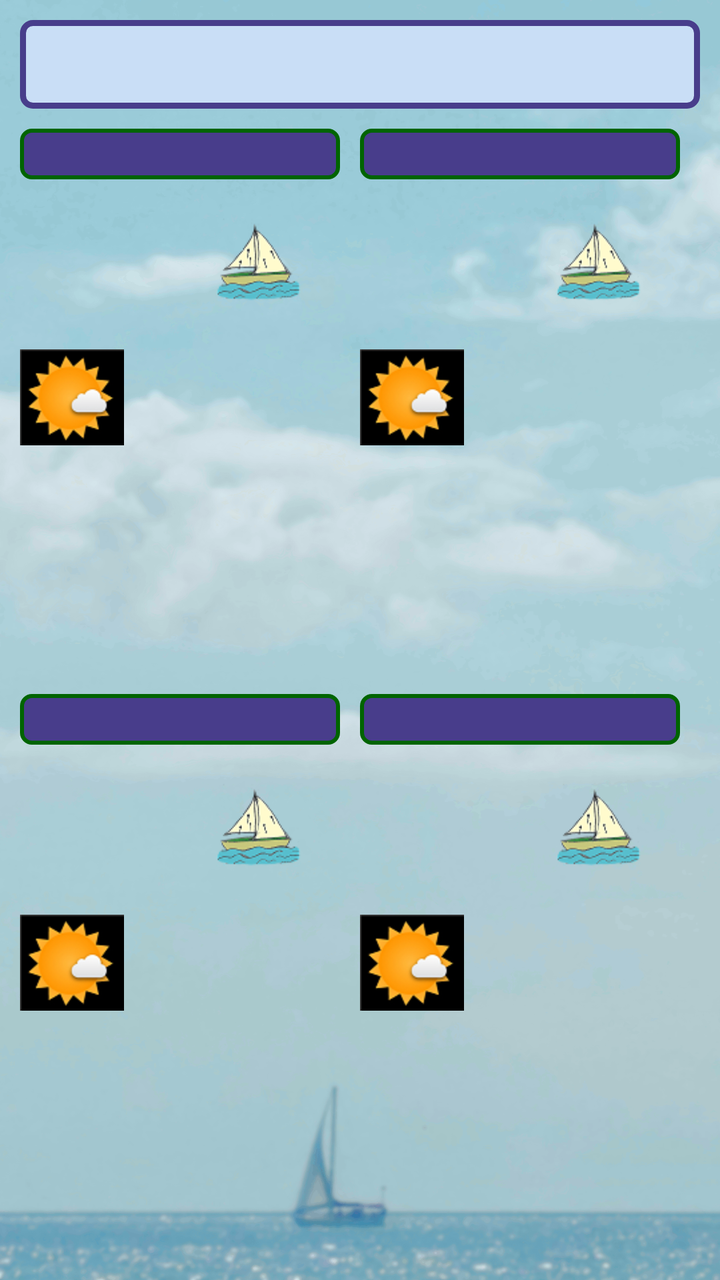
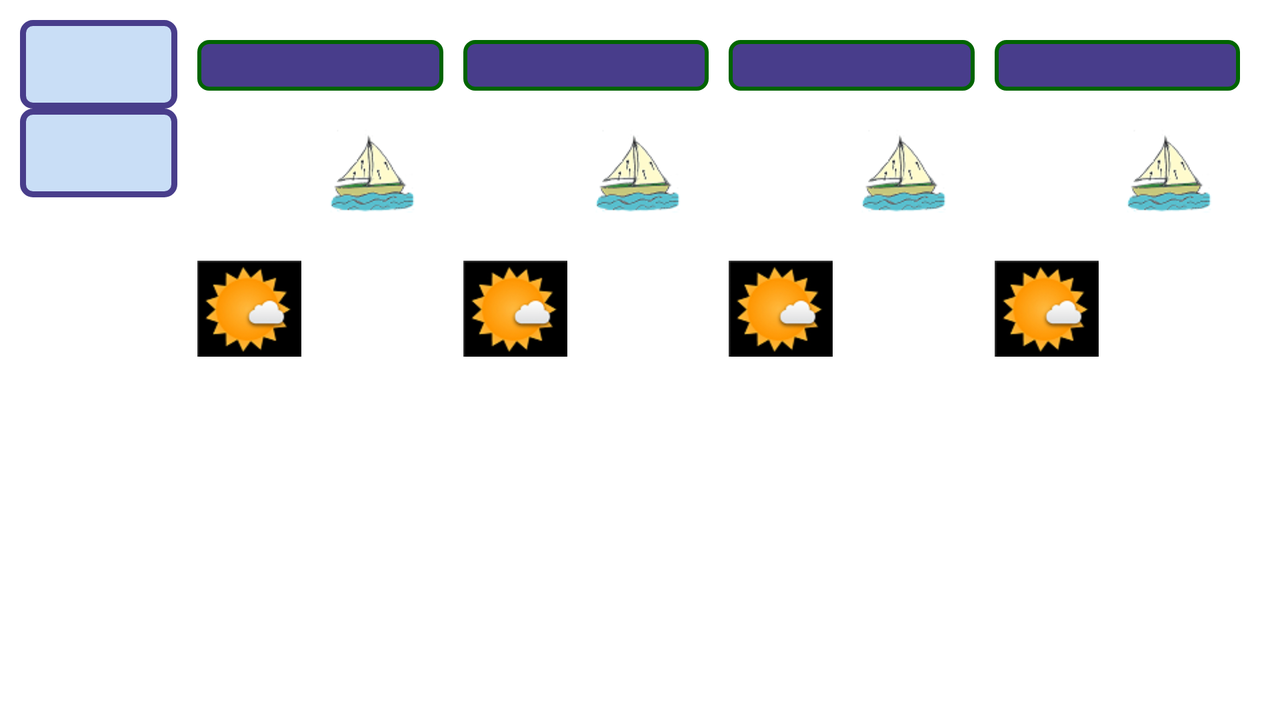

The same Android screen from two of the app's own layout files: first res/layout/ as a phone draws it, then the repository's variant for another configuration, drawn on a device whose configuration selects that folder. Both files follow.
<!-- AndroidManifest.xml: application theme android:Theme.Holo.Light -->
<!-- res/layout/display_weather_min_qg_layout.xml -->
<?xml version="1.0" encoding="utf-8"?>
<LinearLayout xmlns:android="http://schemas.android.com/apk/res/android"
    android:layout_width="match_parent"
    android:layout_height="match_parent"
    android:background="@drawable/weather_bg_1_77"
    android:orientation="vertical" 
    android:paddingTop="10dp"
    android:paddingRight="10dp"
    android:paddingBottom="10dp"
    android:paddingLeft="10dp"  >

    
    <TextView 
        android:id="@+id/cityZip"
        android:layout_width="match_parent"
        android:layout_height="wrap_content"
        android:gravity="center"
        android:ems="12"
        style="@style/TitleText"
        />
    
	
    <LinearLayout 
        android:layout_width="match_parent"
        android:layout_height="wrap_content"
        android:orientation="horizontal"
        android:layout_weight="1" >

	    
	    <LinearLayout 
	        android:layout_width="match_parent"
	        android:layout_height="wrap_content"
            android:orientation="vertical"
	        android:layout_weight="1"
            android:paddingRight="10dp"
            android:paddingTop="10dp" >
	        
        
		    <TextView
		        android:id="@+id/dayOfWeek1"
		        android:layout_width="match_parent"
		        android:layout_height="wrap_content"
		        android:layout_alignParentLeft="true"
		        android:gravity="top"
                style="@style/DateTimeText" >
		    </TextView>
		    
            
            <LinearLayout
                    android:id="@+id/tempnum_windimg"
			        android:layout_width="match_parent"
			        android:layout_height="wrap_content"
			        android:orientation="horizontal"
			        style="@style/InternalPadding" >
            
            <TextView
                android:id="@+id/temp_num1"
                android:layout_width="0.0dip"
                android:layout_height="wrap_content"
                android:layout_weight="1"
                android:ems="10"
                style="@style/TemperatureTextQG" 
                android:paddingTop="10dp" >        
            </TextView>
            
	        <ImageView
                android:id="@+id/wind_image1"
                android:layout_width="wrap_content"
                android:layout_height="wrap_content"
                android:layout_alignParentLeft="true"
                android:layout_centerInParent="true"
                android:padding="0dp"
                android:layout_margin="0dp"
                android:src="@drawable/sailing_wind1"
                android:layout_weight=".4" />

            </LinearLayout>
            
            

       <LinearLayout
            android:layout_width="match_parent"
            android:layout_height="wrap_content"
            android:orientation="horizontal"
            style="@style/InternalPadding" >
    
                <ImageView
                android:id="@+id/weather_predominant1"
                android:layout_width="wrap_content"
                android:layout_height="wrap_content"
                android:paddingTop="5dp"
                android:contentDescription="@string/weather"
                android:adjustViewBounds="true"
                android:scaleType="centerCrop"
                android:src="@drawable/sun_cloud" />
    
        </LinearLayout>
        
		    </LinearLayout>

	    
        <LinearLayout 
            android:layout_width="match_parent"
            android:layout_height="wrap_content"
            android:orientation="vertical"
            android:layout_weight="1"
            android:paddingRight="10dp"
            android:paddingTop="10dp" >
            
        
            <TextView
                android:id="@+id/dayOfWeek2"
                android:layout_width="match_parent"
                android:layout_height="wrap_content"
                android:layout_alignParentLeft="true"
                android:gravity="top"
                style="@style/DateTimeText" >
            </TextView>
            
            
            <LinearLayout
                    android:layout_width="match_parent"
                    android:layout_height="wrap_content"
                    android:orientation="horizontal" 
                    style="@style/InternalPadding" >
                    
            
            <TextView
                android:id="@+id/temp_num2"
                android:layout_width="0.0dip"
                android:layout_height="wrap_content"
                android:layout_weight="1"
                android:ems="10"
                style="@style/TemperatureTextQG" 
                android:paddingTop="10dp" >        
            </TextView>
            
            <ImageView
                android:id="@+id/wind_image2"
                android:layout_width="wrap_content"
                android:layout_height="wrap_content"
                android:layout_alignParentLeft="true"
                android:layout_centerInParent="true"
                android:padding="0dp"
                android:layout_margin="0dp"
                android:src="@drawable/sailing_wind1"
                android:layout_weight=".4" />

            </LinearLayout>
            
            
       <LinearLayout
            android:layout_width="match_parent"
            android:layout_height="wrap_content"
            android:orientation="horizontal"
            style="@style/InternalPadding" >
    
                <ImageView
                android:id="@+id/weather_predominant2"
                android:layout_width="wrap_content"
                android:layout_height="wrap_content"
                android:paddingTop="5dp"
                android:contentDescription="@string/weather"
                android:adjustViewBounds="true"
                android:scaleType="centerCrop"
                android:src="@drawable/sun_cloud" />
    
        </LinearLayout>
        
            </LinearLayout>
    </LinearLayout> 
 
    
    <LinearLayout 
        android:layout_width="match_parent"
        android:layout_height="wrap_content"
        android:orientation="horizontal"
        android:layout_weight="1" >

        
        <LinearLayout 
            android:layout_width="match_parent"
            android:layout_height="wrap_content"
            android:orientation="vertical"
            android:layout_weight="1"
            android:paddingRight="10dp"
            >
             
            
        
            <TextView
                android:id="@+id/dayOfWeek3"
                android:layout_width="match_parent"
                android:layout_height="wrap_content"
                android:layout_alignParentLeft="true"
                android:gravity="top"
                style="@style/DateTimeText" >
            </TextView>
            
            
            <LinearLayout
                    android:layout_width="match_parent"
                    android:layout_height="wrap_content"
                    android:orientation="horizontal" 
                    style="@style/InternalPadding" >
            
            <TextView
                android:id="@+id/temp_num3"
                android:layout_width="0.0dip"
                android:layout_height="wrap_content"
                android:layout_weight="1"
                android:ems="10"
                style="@style/TemperatureTextQG" 
                android:paddingTop="10dp" >        
            </TextView>
            
            <ImageView
                android:id="@+id/wind_image3"
                android:layout_width="wrap_content"
                android:layout_height="wrap_content"
                android:layout_alignParentLeft="true"
                android:layout_centerInParent="true"
                android:padding="0dp"
                android:layout_margin="0dp"
                android:src="@drawable/sailing_wind1"
                android:layout_weight=".4" />

            </LinearLayout>
            
            
       <LinearLayout
            android:layout_width="match_parent"
            android:layout_height="wrap_content"
            android:orientation="horizontal" 
            style="@style/InternalPadding" >
    
                <ImageView
                android:id="@+id/weather_predominant3"
                android:layout_width="wrap_content"
                android:layout_height="wrap_content"
                android:paddingTop="5dp"
                android:contentDescription="@string/weather"
                android:adjustViewBounds="true"
                android:scaleType="centerCrop"
                android:src="@drawable/sun_cloud" />
    
        </LinearLayout>
        
            </LinearLayout>
		    		
        
        <LinearLayout 
            android:layout_width="match_parent"
            android:layout_height="wrap_content"
            android:orientation="vertical"
            android:layout_weight="1"
            android:paddingRight="10dp"
            >
            
            
            
            <TextView
                android:id="@+id/dayOfWeek4"
                android:layout_width="match_parent"
                android:layout_height="wrap_content"
                android:layout_alignParentLeft="true"
                android:gravity="top"
                style="@style/DateTimeText" >
            </TextView>
            
            
            <LinearLayout
                    android:layout_width="match_parent"
                    android:layout_height="wrap_content"
                    android:orientation="horizontal" 
                    style="@style/InternalPadding" >
                    
            
            <TextView
                android:id="@+id/temp_num4"
                android:layout_width="0.0dip"
                android:layout_height="wrap_content"
                android:layout_weight="1"
                android:ems="10"
                style="@style/TemperatureTextQG" 
                android:paddingTop="10dp" >        
            </TextView>
            
            <ImageView
                android:id="@+id/wind_image4"
                android:layout_width="wrap_content"
                android:layout_height="wrap_content"
                android:layout_alignParentLeft="true"
                android:layout_centerInParent="true"
                android:padding="0dp"
                android:layout_margin="0dp"
                android:src="@drawable/sailing_wind1"
                android:layout_weight=".4" />

            </LinearLayout>
            
            
       <LinearLayout
            android:layout_width="match_parent"
            android:layout_height="wrap_content"
            android:orientation="horizontal" 
            style="@style/InternalPadding" >
    
                <ImageView
                android:id="@+id/weather_predominant4"
                android:layout_width="wrap_content"
                android:layout_height="wrap_content"
                android:paddingTop="5dp"
                android:contentDescription="@string/weather"
                android:adjustViewBounds="true"
                android:scaleType="centerCrop"
                android:src="@drawable/sun_cloud" />
    
        </LinearLayout>
        
            </LinearLayout>
		    
    </LinearLayout> 
        
</LinearLayout>
<!-- resources referenced by this layout -->
<resources>
  <!-- drawable sailing_wind1: png bitmap (drawable-hdpi, 5864 bytes) -->
  <!-- drawable sun_cloud: png bitmap (drawable-hdpi, 6979 bytes) -->
  <!-- drawable weather_bg_1_77: gif bitmap (drawable-xxhdpi, 688170 bytes) -->
  <string name="weather">Weather - amount : type</string>
  <style name="DateTimeText">
          <item name="android:textColor">@color/ghostwhite</item>
          <item name="android:textSize">18sp</item>
          <item name="android:textStyle">bold </item>
          <item name="android:background">@drawable/date_time_background</item>
      </style>
  <style name="InternalPadding">
          <item name="android:paddingTop">15dp</item>
      </style>
  <style name="TemperatureTextQG">
          <item name="android:textColor">@color/darkgoldenrod</item>
          <item name="android:textSize">22sp</item>
          <item name="android:textStyle">bold </item>
      </style>
  <style name="TitleText">
          <item name="android:textColor">@color/darkgoldenrod</item>
          <item name="android:textSize">18sp</item>
          <item name="android:textStyle">bold </item>
          <item name="android:background">@drawable/titleborder</item>
          <item name="android:paddingTop">10dp</item>
          <item name="android:paddingBottom">10dp</item>
          </style>
  <color name="ghostwhite">#F8F8FF</color>
  <!-- drawable date_time_background (drawable) -->
  <?xml version="1.0" encoding="utf-8"?>
  <shape xmlns:android="http://schemas.android.com/apk/res/android" >         
     <stroke
            android:width="2dp"
            android:color="@color/darkgreen" />
  
     <solid android:color="@color/darkslateblue" />
  
     <padding
             android:left="1dp"
             android:right="1dp"
             android:top="1dp" />
  
     <corners android:radius="5dp" />
  </shape>
  <color name="darkgoldenrod">#B8860B</color>
  <!-- drawable titleborder (drawable) -->
  <?xml version="1.0" encoding="utf-8"?>
  <shape xmlns:android="http://schemas.android.com/apk/res/android"
      android:shape="rectangle" >
  
      
      <solid
          android:color="@color/blueBackground" >
      </solid>
  
      
      <stroke
          android:width="3dp"
          android:color="@color/darkslateblue" >
      </stroke>
  
      
      <corners
          android:radius="5dp"   >
      </corners>
  
  </shape>
  <color name="darkgreen">#006400</color>
  <color name="darkslateblue">#483D8B</color>
  <color name="blueBackground" type="color">#c9def6</color>
</resources>
<!-- res/layout-land/display_weather_min_qg_layout.xml (the repository's variant of the layout above) -->
<!-- drawn on the phone turned sideways -->
<?xml version="1.0" encoding="utf-8"?>
<LinearLayout xmlns:android="http://schemas.android.com/apk/res/android"
    android:layout_width="match_parent"
    android:layout_height="match_parent"
    android:background="@drawable/weather_bg_landscape_1_77"
    android:orientation="horizontal" 
    android:paddingTop="10dp"
    android:paddingRight="10dp"
    android:paddingBottom="10dp"
    android:paddingLeft="10dp"  >

  <LinearLayout 
      android:layout_width="match_parent"
      android:layout_height="wrap_content"
      android:orientation="vertical"
      android:paddingRight="10dp"
      android:layout_weight="6" >

            <TextView 
                android:id="@+id/cityZip"
                android:layout_width="match_parent"
                android:layout_height="wrap_content"
                android:gravity="center"
                android:ems="12"
                style="@style/TitleText"
                />
      
            <TextView 
                android:id="@+id/date"
                android:layout_width="match_parent"
                android:layout_height="wrap_content"
                android:gravity="center"
                android:ems="12"
                style="@style/TitleText"
                />
            </LinearLayout>
    
	
    <LinearLayout 
        android:layout_width="match_parent"
        android:layout_height="wrap_content"
        android:orientation="horizontal"
        android:layout_weight="4" >

	    
	    <LinearLayout 
	        android:layout_width="match_parent"
	        android:layout_height="wrap_content"
            android:orientation="vertical"
	        android:layout_weight="1"
            android:paddingRight="10dp"
            android:paddingTop="10dp" >
	        
        
		    <TextView
		        android:id="@+id/dayOfWeek1"
		        android:layout_width="match_parent"
		        android:layout_height="wrap_content"
		        android:layout_alignParentLeft="true"
		        android:gravity="top"
                style="@style/DateTimeText" >
		    </TextView>
		    
            
            <LinearLayout
                    android:id="@+id/tempnum_windimg"
			        android:layout_width="match_parent"
			        android:layout_height="wrap_content"
			        android:orientation="horizontal"
			        style="@style/InternalPadding" >
            
            <TextView
                android:id="@+id/temp_num1"
                android:layout_width="0.0dip"
                android:layout_height="wrap_content"
                android:layout_weight="1"
                android:ems="10"
                style="@style/TemperatureTextQGLand" 
                android:paddingTop="10dp" >        
            </TextView>
            
	        <ImageView
                android:id="@+id/wind_image1"
                android:layout_width="wrap_content"
                android:layout_height="wrap_content"
                android:layout_alignParentLeft="true"
                android:layout_centerInParent="true"
                android:padding="0dp"
                android:layout_margin="0dp"
                android:src="@drawable/sailing_wind1"
                android:layout_weight=".4" />

            </LinearLayout>
            
            

       <LinearLayout
            android:layout_width="match_parent"
            android:layout_height="wrap_content"
            android:orientation="horizontal"
            style="@style/InternalPadding" >
    
                <ImageView
                android:id="@+id/weather_predominant1"
                android:layout_width="wrap_content"
                android:layout_height="wrap_content"
                android:paddingTop="5dp"
                android:contentDescription="@string/weather"
                android:adjustViewBounds="true"
                android:scaleType="centerCrop"
                android:src="@drawable/sun_cloud" />
    
        </LinearLayout>
        
		    </LinearLayout>

	    
        <LinearLayout 
            android:layout_width="match_parent"
            android:layout_height="wrap_content"
            android:orientation="vertical"
            android:layout_weight="1"
            android:paddingRight="10dp"
            android:paddingTop="10dp" >
            
        
            <TextView
                android:id="@+id/dayOfWeek2"
                android:layout_width="match_parent"
                android:layout_height="wrap_content"
                android:layout_alignParentLeft="true"
                android:gravity="top"
                style="@style/DateTimeText" >
            </TextView>
            
            
            <LinearLayout
                    android:layout_width="match_parent"
                    android:layout_height="wrap_content"
                    android:orientation="horizontal" 
                    style="@style/InternalPadding" >
                    
            
            <TextView
                android:id="@+id/temp_num2"
                android:layout_width="0.0dip"
                android:layout_height="wrap_content"
                android:layout_weight="1"
                android:ems="10"
                style="@style/TemperatureTextQGLand" 
                android:paddingTop="10dp" >        
            </TextView>
            
            <ImageView
                android:id="@+id/wind_image2"
                android:layout_width="wrap_content"
                android:layout_height="wrap_content"
                android:layout_alignParentLeft="true"
                android:layout_centerInParent="true"
                android:padding="0dp"
                android:layout_margin="0dp"
                android:src="@drawable/sailing_wind1"
                android:layout_weight=".4" />

            </LinearLayout>
            
            
       <LinearLayout
            android:layout_width="match_parent"
            android:layout_height="wrap_content"
            android:orientation="horizontal"
            style="@style/InternalPadding" >
    
                <ImageView
                android:id="@+id/weather_predominant2"
                android:layout_width="wrap_content"
                android:layout_height="wrap_content"
                android:paddingTop="5dp"
                android:contentDescription="@string/weather"
                android:adjustViewBounds="true"
                android:scaleType="centerCrop"
                android:src="@drawable/sun_cloud" />
    
        </LinearLayout>
        
            </LinearLayout>
    </LinearLayout> 
 
    
    <LinearLayout 
        android:layout_width="match_parent"
        android:layout_height="wrap_content"
        android:orientation="horizontal"
        android:layout_weight="4" >

        
        <LinearLayout 
            android:layout_width="match_parent"
            android:layout_height="wrap_content"
            android:orientation="vertical"
            android:layout_weight="1"
            android:paddingRight="10dp"
            android:paddingTop="10dp" >
            
        
            <TextView
                android:id="@+id/dayOfWeek3"
                android:layout_width="match_parent"
                android:layout_height="wrap_content"
                android:layout_alignParentLeft="true"
                android:gravity="top"
                style="@style/DateTimeText" >
            </TextView>
            
            
            <LinearLayout
                    android:layout_width="match_parent"
                    android:layout_height="wrap_content"
                    android:orientation="horizontal" 
                    style="@style/InternalPadding" >
            
            <TextView
                android:id="@+id/temp_num3"
                android:layout_width="0.0dip"
                android:layout_height="wrap_content"
                android:layout_weight="1"
                android:ems="10"
                style="@style/TemperatureTextQGLand" 
                android:paddingTop="10dp" >        
            </TextView>
            
            <ImageView
                android:id="@+id/wind_image3"
                android:layout_width="wrap_content"
                android:layout_height="wrap_content"
                android:layout_alignParentLeft="true"
                android:layout_centerInParent="true"
                android:padding="0dp"
                android:layout_margin="0dp"
                android:src="@drawable/sailing_wind1"
                android:layout_weight=".4" />

            </LinearLayout>
            
            
       <LinearLayout
            android:layout_width="match_parent"
            android:layout_height="wrap_content"
            android:orientation="horizontal" 
            style="@style/InternalPadding" >
    
                <ImageView
                android:id="@+id/weather_predominant3"
                android:layout_width="wrap_content"
                android:layout_height="wrap_content"
                android:paddingTop="5dp"
                android:contentDescription="@string/weather"
                android:adjustViewBounds="true"
                android:scaleType="centerCrop"
                android:src="@drawable/sun_cloud" />
    
        </LinearLayout>
        
            </LinearLayout>
		    		
        
        <LinearLayout 
            android:layout_width="match_parent"
            android:layout_height="wrap_content"
            android:orientation="vertical"
            android:layout_weight="1"
            android:paddingRight="10dp"
            android:paddingTop="10dp" >
            
        
            <TextView
                android:id="@+id/dayOfWeek4"
                android:layout_width="match_parent"
                android:layout_height="wrap_content"
                android:layout_alignParentLeft="true"
                android:gravity="top"
                style="@style/DateTimeText" >
            </TextView>
            
            
            <LinearLayout
                    android:layout_width="match_parent"
                    android:layout_height="wrap_content"
                    android:orientation="horizontal" 
                    style="@style/InternalPadding" >
                    
            
            <TextView
                android:id="@+id/temp_num4"
                android:layout_width="0.0dip"
                android:layout_height="wrap_content"
                android:layout_weight="1"
                android:ems="10"
                style="@style/TemperatureTextQGLand" 
                android:paddingTop="10dp" >        
            </TextView>
            
            <ImageView
                android:id="@+id/wind_image4"
                android:layout_width="wrap_content"
                android:layout_height="wrap_content"
                android:layout_alignParentLeft="true"
                android:layout_centerInParent="true"
                android:padding="0dp"
                android:layout_margin="0dp"
                android:src="@drawable/sailing_wind1"
                android:layout_weight=".4" />

            </LinearLayout>
            
            
       <LinearLayout
            android:layout_width="match_parent"
            android:layout_height="wrap_content"
            android:orientation="horizontal" 
            style="@style/InternalPadding" >
    
                <ImageView
                android:id="@+id/weather_predominant4"
                android:layout_width="wrap_content"
                android:layout_height="wrap_content"
                android:paddingTop="5dp"
                android:contentDescription="@string/weather"
                android:adjustViewBounds="true"
                android:scaleType="centerCrop"
                android:src="@drawable/sun_cloud" />
    
        </LinearLayout>
        
            </LinearLayout>
		    
    </LinearLayout> 
        
</LinearLayout>
<!-- resources referenced by the variant -->
<!-- as the phone turned sideways resolves them -->
<resources>
  <!-- drawable sailing_wind1: png bitmap (drawable-hdpi, 5864 bytes) -->
  <!-- drawable sun_cloud: png bitmap (drawable-hdpi, 6979 bytes) -->
  <string name="weather">Weather - amount : type</string>
  <style name="DateTimeText">
          <item name="android:textColor">@color/ghostwhite</item>
          <item name="android:textSize">18sp</item>
          <item name="android:textStyle">bold </item>
          <item name="android:background">@drawable/date_time_background</item>
      </style>
  <style name="InternalPadding">
          <item name="android:paddingTop">15dp</item>
      </style>
  <style name="TemperatureTextQGLand">
          <item name="android:textColor">@color/darkgoldenrod</item>
          <item name="android:textSize">18sp</item>
          <item name="android:textStyle">bold </item>
      </style>
  <style name="TitleText">
          <item name="android:textColor">@color/darkgoldenrod</item>
          <item name="android:textSize">18sp</item>
          <item name="android:textStyle">bold </item>
          <item name="android:background">@drawable/titleborder</item>
          <item name="android:paddingTop">10dp</item>
          <item name="android:paddingBottom">10dp</item>
          </style>
  <color name="ghostwhite">#F8F8FF</color>
  <!-- drawable date_time_background (drawable) -->
  <?xml version="1.0" encoding="utf-8"?>
  <shape xmlns:android="http://schemas.android.com/apk/res/android" >         
     <stroke
            android:width="2dp"
            android:color="@color/darkgreen" />
  
     <solid android:color="@color/darkslateblue" />
  
     <padding
             android:left="1dp"
             android:right="1dp"
             android:top="1dp" />
  
     <corners android:radius="5dp" />
  </shape>
  <color name="darkgoldenrod">#B8860B</color>
  <!-- drawable titleborder (drawable) -->
  <?xml version="1.0" encoding="utf-8"?>
  <shape xmlns:android="http://schemas.android.com/apk/res/android"
      android:shape="rectangle" >
  
      
      <solid
          android:color="@color/blueBackground" >
      </solid>
  
      
      <stroke
          android:width="3dp"
          android:color="@color/darkslateblue" >
      </stroke>
  
      
      <corners
          android:radius="5dp"   >
      </corners>
  
  </shape>
  <color name="darkgreen">#006400</color>
  <color name="darkslateblue">#483D8B</color>
  <color name="blueBackground" type="color">#c9def6</color>
</resources>
